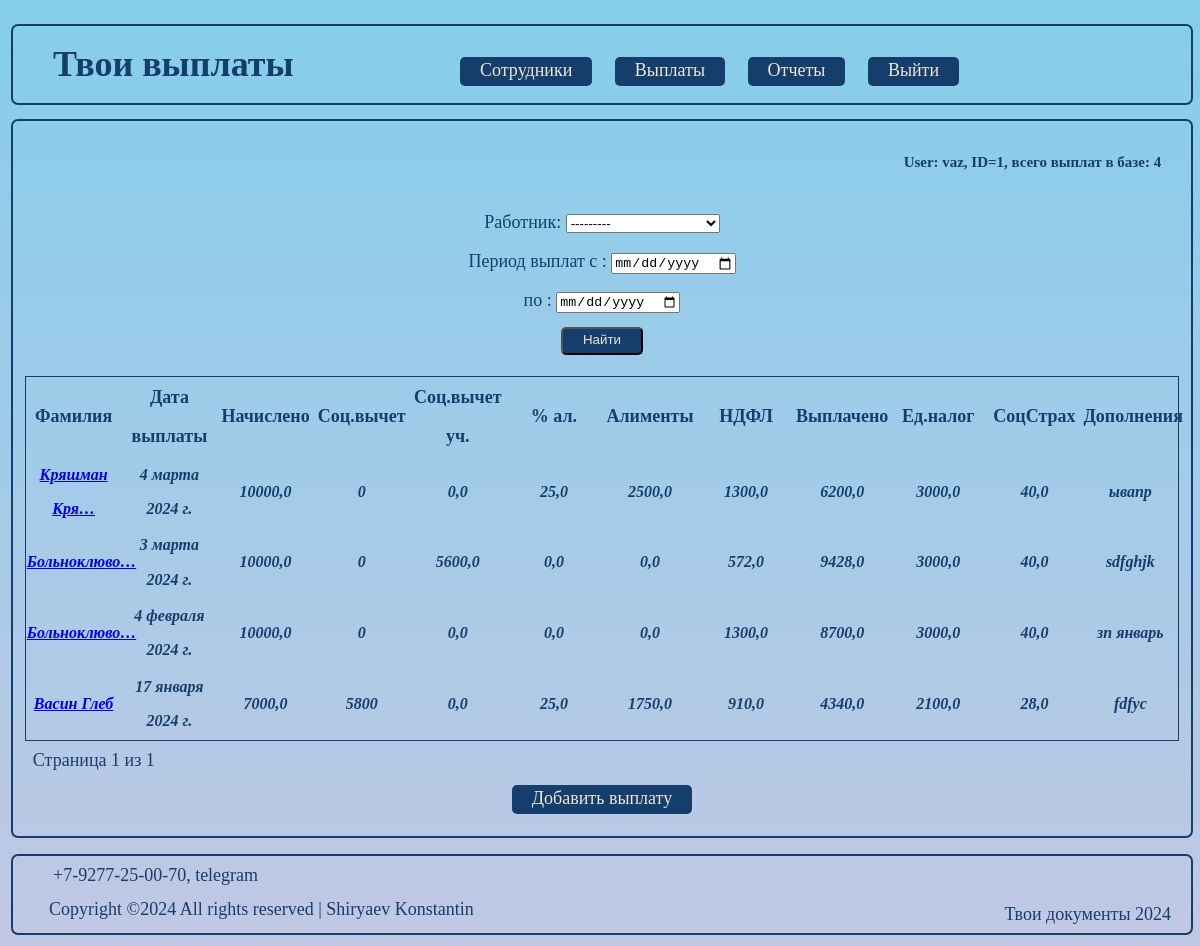
Before: /charge (signed in) with the older database file.
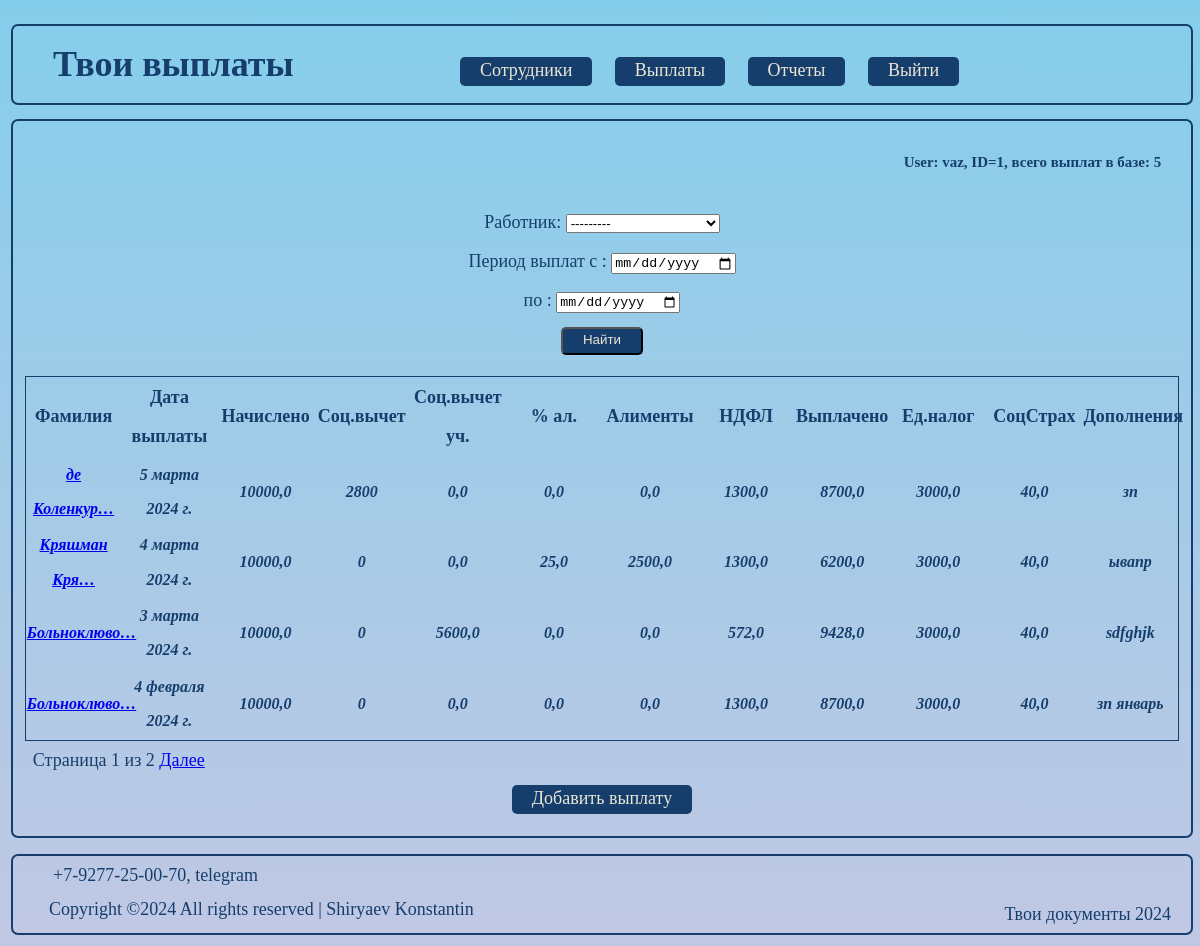
After: the same page with the newer database file.
### taxes/models.py (models this page shows, shortened)
class Accruals_and_taxes(models.Model):
    worker = models.ForeignKey(Staff, on_delete=models.CASCADE, verbose_name='Работник')
    payment_date = models.DateField(verbose_name='Дата выплаты')
    reporting_date = models.DateField(verbose_name='Дата начисления', default=default_datetime, blank= True,null=True)
    accrued = models.FloatField(verbose_name='Начислено')
    social_ded = models.FloatField(default=0, verbose_name='Соц.вычет уч.')
    alimony = models.FloatField(default=0, verbose_name='Алименты в %')
    description = models.TextField(blank=True, verbose_name='Описание')
    class Meta:
        verbose_name = 'Начисления'
    def social_deductions(self):
        dependents = self.worker.dependents
        if dependents <= 2:
            return dependents * 1400
        elif dependents >= 3:
            return 2800 + (3000 * int(dependents - 2))
        else:
            return dependents == 0
    def income_tax(self):
        accrued = self.accrued
        social_ded = self.social_ded
        return (accrued - social_ded) * 0.13
    def alimony_tax(self):
        accrued = self.accrued
        alimony = self.alimony
        return accrued * alimony * 0.01
    def salary(self):
        accrued = self.accrued
        alimony_tax = self.alimony_tax()
        income_tax = self.income_tax()
        return accrued - (alimony_tax + income_tax)
    def single_tax(self):
        accrued = self.accrued
        return accrued * 0.3
    def injury_insurance(self):
        accrued = self.accrued
        return accrued * 0.004
    class Meta:
        verbose_name = 'Выплата'
        verbose_name_plural = 'Выплаты'

class Staff(models.Model):
    author = models.ForeignKey(User, on_delete=models.CASCADE, verbose_name='Компания')
    surname = models.CharField(max_length=24, verbose_name='Фамилия')
    name = models.CharField(max_length=24, verbose_name='Имя')
    patronimic = models.CharField(max_length=24, blank=True, verbose_name='Отчество')
    ITN = models.PositiveBigIntegerField(unique=True, validators=[MaxValueValidator(999999999999)], verbose_name='ИНН')
    post = models.CharField(max_length=24, verbose_name='Должность')
    dependents = models.IntegerField(default=0, verbose_name='Иждивенцы')
    employment_date = models.DateField(null=True, verbose_name='Дата приёма')
    description = models.TextField(max_length=150, blank=True, verbose_name='Описание')
    class Meta:
        ordering = ['surname']
        indexes = [
            models.Index(fields=['surname']),
            ]
        verbose_name = 'Сотрудники'
        verbose_name_plural = 'Персонал'
    def __str__(self):
        return f'{self.surname} {self.name}'

### taxes/views.py (the view)
# urls.py: path('charge', Pay_and_ChargesList.as_view(queryset=Accruals_and_taxes.objects.all().order_by('-payment_date', 'worker')), name='charge'),
class Pay_and_ChargesList(LoginRequiredMixin, ListView):
    model = Accruals_and_taxes
    template_name = 'pay_charges/pay_and_charges.html'
    context_object_name = 'accruals_and_taxes'
    filter_class = ChargesFilter
    paginate_by = 4
    def get_context_data(self, **kwargs):
        context = super().get_context_data(**kwargs)
        context['filter'] = ChargesFilter(self.request.GET, queryset=self.get_queryset())
        return context
    def get_queryset(self):
        self.filter = self.filter_class(self.request.GET, super().get_queryset())
        return self.filter.qs.all()

### taxes/templates/pay_charges/pay_and_charges.html
{% extends 'flatpages/default.html' %}
{% block content %}
<h5 class="title_1">User: {{ request.user.username }}, ID={{ request.user.id }}, всего выплат в базe: {{ paginator.count }}</h5>
   {% if accruals_and_taxes %}
<div class="search_1">
<form class="search-doc" method="GET">
 {{ filter.form }}
<div class="d-grid gap-3 col-3 btn-wrapper">
    <input type="submit" class="btn" value="Найти">
</div>
</form>
</div>
    <table class="table_blur">
        <thead>
           <tr>
               <th scope="col">Фамилия</th>
               <th scope="col">Дата выплаты</th>
               <th scope="col">Начислено</th>
               <th scope="col">Соц.вычет</th>
               <th scope="col">Соц.вычет уч.</th>
               <th scope="col">% ал.</th>
               <th scope="col">Алименты</th>
               <th scope="col">НДФЛ</th>
               <th scope="col">Выплачено</th>
               <th scope="col">Ед.налог</th>
               <th scope="col">СоцСтрах</th>
               <th scope="col">Дополнения</th>
            </tr>
        </thead>
        <tbody class="stab">
            {% for accruals_and_taxes in accruals_and_taxes %}
           <tr>
               <th scope="row">
                  <a href="{% url 'charges' accruals_and_taxes.id %}" class="link-dark">{{ accruals_and_taxes.worker|truncatechars:12 }}</a>
               </th>
               <th scope="row">{{ accruals_and_taxes.payment_date }}</th>
               <th scope="row">{{ accruals_and_taxes.accrued }}</th>
               <th scope="row">{{ accruals_and_taxes.social_deductions }}</th>
               <th scope="row">{{ accruals_and_taxes.social_ded }}</th>
               <th scope="row">{{ accruals_and_taxes.alimony }}</th>
               <th scope="row">{{ accruals_and_taxes.alimony_tax }}</th>
               <th scope="row">{{ accruals_and_taxes.income_tax }}</th>
               <th scope="row">{{ accruals_and_taxes.salary }}</th>
               <th scope="row">{{ accruals_and_taxes.single_tax }}</th>
               <th scope="row">{{ accruals_and_taxes.injury_insurance }}</th>
               <th scope="row">{{ accruals_and_taxes.description|truncatechars:12 }}</th>
            </tr>
           {% endfor %}
        </tbody>
    </table>
   {% else %}
       <h2 class="doc-none">Выплат нет!</h2>
   {% endif %}
   {% include "pagination.html" with page=page_obj %}
   <div class="btn-wrapper">
       <a class="btn" href="/char_create">Добавить выплату</a>
   </div >
{% endblock content %}

Changed rows visible on the page:
no longer on this page (row unchanged): Accruals_and_taxes: worker "Васин Глеб", payment_date "17 января 2024 г.", accrued "7000,0", social_deductions "5800", social_ded "0,0", alimony "25,0", alimony_tax "1750,0", income_tax "910,0", salary "4340,0", single_tax "2100,0", injury_insurance "28,0", description "fdfyc"
added Accruals_and_taxes: worker "де Коленкур…", payment_date "5 марта 2024 г.", accrued "10000,0", social_deductions "2800", social_ded "0,0", alimony "0,0", alimony_tax "0,0", income_tax "1300,0", salary "8700,0", single_tax "3000,0", injury_insurance "40,0", description "зп"
Other visible differences:
{{ paginator.count }}: "4" → "5"
{{ page.paginator.num_pages }}: "1" → "2"
text now shown: "Далее"
